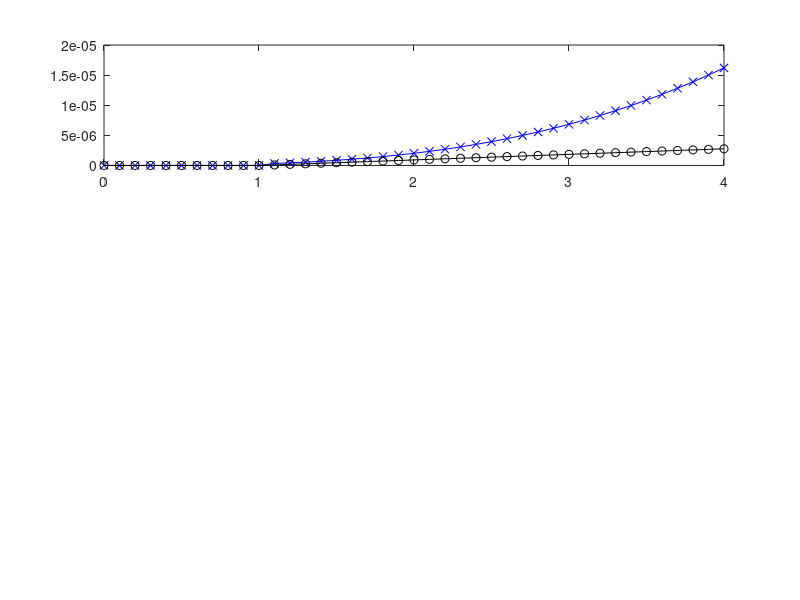

MATLAB code for this plot: (Note: this script raises an error after producing the figure.)
%dis=[0.01:0.01:0.5];
dis=0.6;
N=[240 480 720];
N=N*1e6;
rhoair=1.083;
ql=[0:0.1:4].*1e-3/rhoair; %[g/kg]*1e-3 = kg/kg
figure;

for ic=1:size(N,2)

qt=pi*20e-6^3*1000*N(ic)/6/rhoair;



alx=dis.^-2 - 1;

b6=(gamma(6+alx+1)./gamma(1+alx)).^(1/6) .* (gamma(3+alx+1)./gamma(1+alx)).^(-1/3);

%figure;
%plot(dis,b6.^6);


liu=1.9e17*b6^6*(3*rhoair/4/pi/1000)^2/N(ic) *(ql).^3;
kess=10e-4*(ql-qt);

ii=find(ql<qt);

liu(ii)=0;
kess(ii)=0;

subplot(size(N,2),1,ic);

plot(ql*1000*rhoair,liu,'b-x');
hold on;
plot(ql*1000*rhoair,kess,'k-o');
titl=strcat('dis=',Num2str(dis),',N=',Num2str(N(ic)/1e6),' /cm^3');
title(titl);

end
